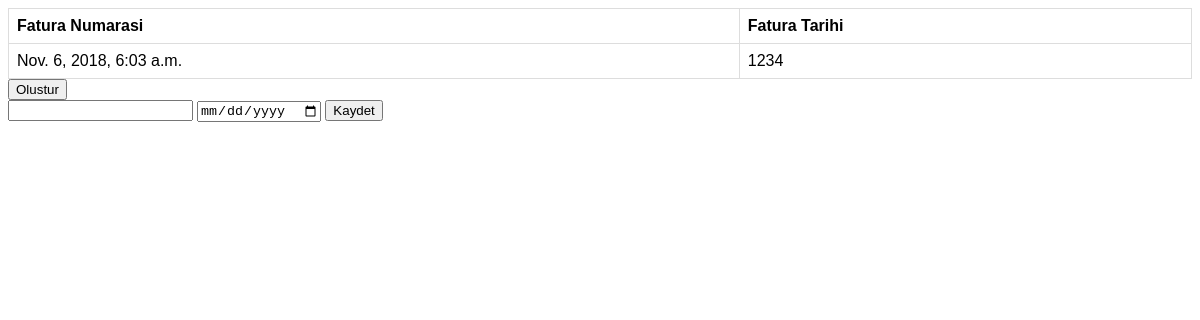
/faturalar, run on an earlier commit of the app's database.
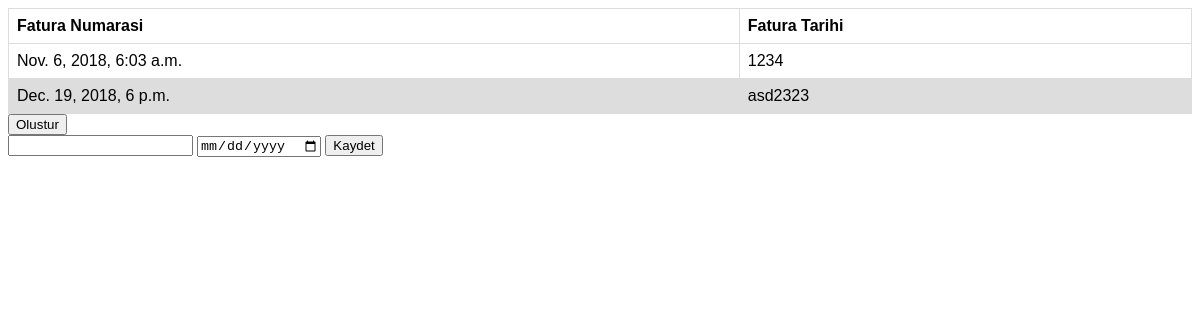
And on a later commit of the database.
### envanter_takip/models.py (models this page shows, shortened)
class Fatura(models.Model):
    numara = models.CharField(max_length=16)
    tarih = models.DateTimeField()

### envanter_takip/views.py (the view, shortened to what this page needs)
# urls.py: path(r'faturalar', FaturaListView.as_view(), name='faturalar'),
class FaturaListView(ListView):
    context_object_name = 'faturalar'
    template_name = 'envanter_takip/faturalar.html'
    def get_queryset(self):
        return Fatura.objects.all()

### envanter_takip/templates/envanter_takip/faturalar.html (shortened to what this page needs)
<html>
<head>
</head>
<body>
    <table>
        <thead>
            <th>Fatura Numarasi</th>
            <th>Fatura Tarihi</th>
        </thead>
        <tbody>
        {% for fatura in faturalar %}
        <tr>
            <td>{{ fatura.tarih }}</td>
            <td>{{ fatura.numara }}</td>
        </tr>
        {% endfor %}
        </tbody>
    </table>
    <button type="button" onclick="OlusturFunction()">Olustur</button>
    <div id="olustur" style="display:block;">
        {% include "includes/_fatura_create_form.html" %}
    </div>
</body>
</html>

What changed in the data, as far as the page shows it:
added Fatura: tarih "Dec. 19, 2018, 6 p.m.", numara "asd2323"
